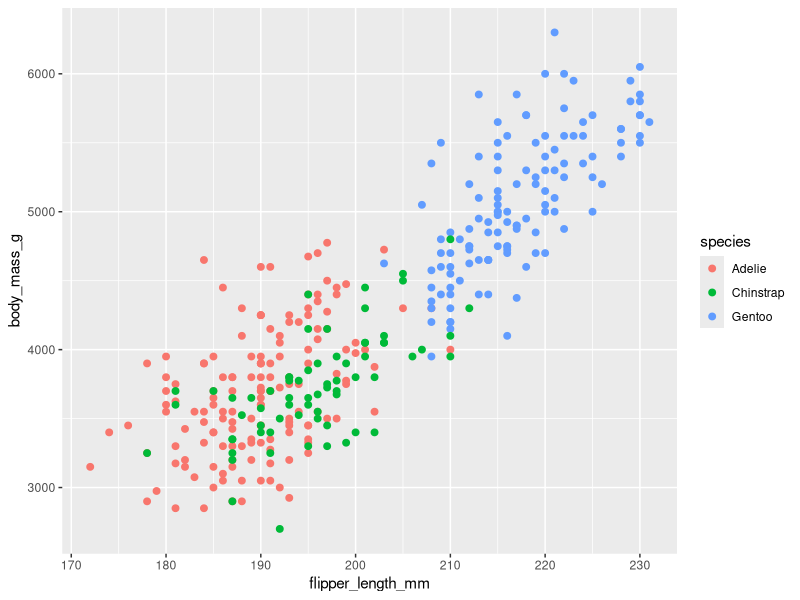

The R script that drew this image:
## ---- chunk 1
# Install packages
install.packages("palmerpenguins")
install.packages("tidyverse")

# Import libraries
library(palmerpenguins)
library(tidyverse)

# Load data
data(package = 'palmerpenguins')
## ---- chunk 2
head(penguins)
## ---- chunk 3
ggplot(data = penguins, 
       aes(x = flipper_length_mm, 
           y = body_mass_g)) + 
  geom_point(aes(color = species), 
             size = 2)
